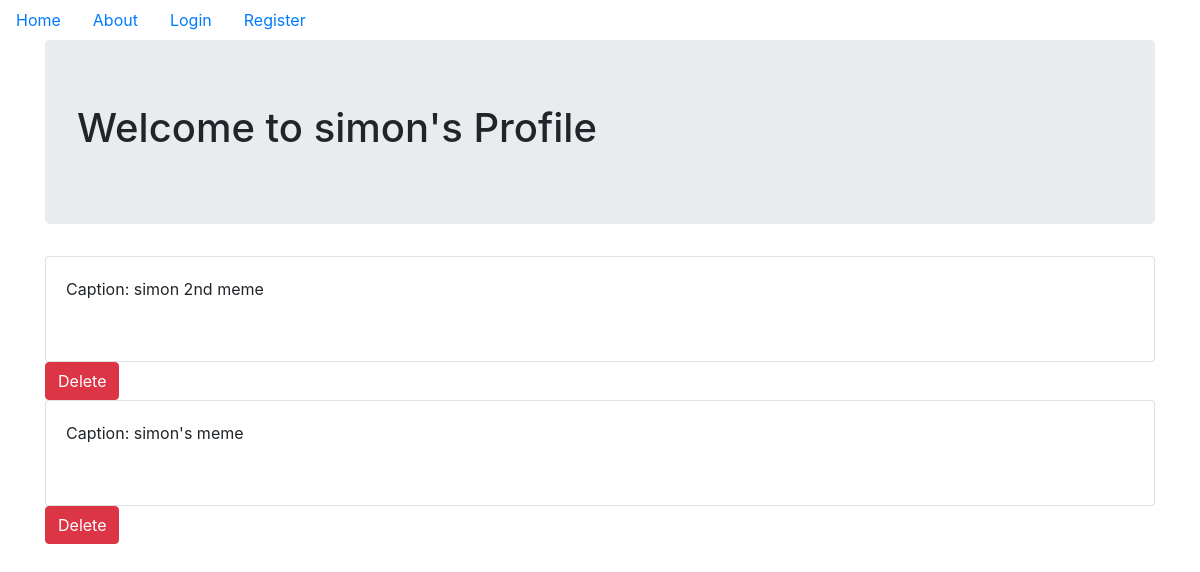
The app's page /profile/simon with its own data.
### mainproject/models.py (models this page shows, shortened)
class User(db.Model,UserMixin):
    __tablename__ = "users"
    id = db.Column(db.Integer,primary_key= True)
    profile_image = db.Column(db.String(20),nullable=False,default='default_profile.png')
    email = db.Column(db.String(64),unique = True, index = True)
    username = db.Column(db.String(64),unique = True, index = True)
    password_hash = db.Column(db.String(128))
    memes = db.relationship('Meme',backref='author',lazy = True) # now the Meme table have a column named author which is invisible

class Meme(db.Model):
    users = db.relationship(User)
    id = db.Column(db.Integer,primary_key= True)
    user_id = db.Column(db.Integer, db.ForeignKey('users.id'),nullable = False)
    date = db.Column(db.DateTime,nullable=False, default = datetime.utcnow)
    meme_caption = db.Column(db.Text,nullable = False)
    meme_image = db.Column(db.String(128),nullable=False)

### mainproject/users/views.py (the view)
@users.route('/profile/<username>')
def profile(username):
    user = User.query.filter_by(username = username).first_or_404()
    memes_user = Meme.query.filter_by(author = user).order_by(Meme.date.desc()).all()
    return render_template('profile.html',memes_user= memes_user, user = user)

### mainproject/templates/profile.html (shortened to what this page needs)
{% extends "base.html" %} {% block content %}
<div class="jumbotron">
    <h1>Welcome to {{user.username}}'s Profile</h1>
</div>
{% for meme in memes_user %}
<div class="card">
    <div class="card-body">
        <p>Caption: {{meme.meme_caption}}</p>
    </div>
</div>
<form action="{{url_for('meme_post.delete_meme',meme_post_id = meme.id)}}" method="POST">
    <input class="btn btn-danger" type="submit" value="Delete">
</form>
{% endfor %} {% endblock %}

### records on screen
User: username "simon"
Meme: meme_caption "simon 2nd meme"
Meme: meme_caption "simon's meme"
